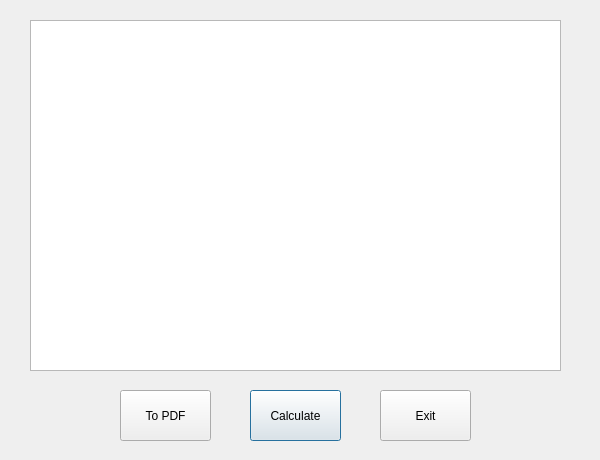
<?xml version="1.0" encoding="UTF-8"?>
<ui version="4.0">
 <class>Dialog</class>
 <widget class="QDialog" name="Dialog">
  <property name="geometry">
   <rect>
    <x>0</x>
    <y>0</y>
    <width>600</width>
    <height>460</height>
   </rect>
  </property>
  <property name="windowTitle">
   <string>Exam 5 by Gain</string>
  </property>
  <widget class="QPushButton" name="pushButtonCalc">
   <property name="geometry">
    <rect>
     <x>250</x>
     <y>390</y>
     <width>91</width>
     <height>51</height>
    </rect>
   </property>
   <property name="text">
    <string>Calculate</string>
   </property>
  </widget>
  <widget class="QPushButton" name="pushButtonExit">
   <property name="geometry">
    <rect>
     <x>380</x>
     <y>390</y>
     <width>91</width>
     <height>51</height>
    </rect>
   </property>
   <property name="text">
    <string>Exit</string>
   </property>
  </widget>
  <widget class="QListWidget" name="listWidgetOut">
   <property name="geometry">
    <rect>
     <x>30</x>
     <y>20</y>
     <width>531</width>
     <height>351</height>
    </rect>
   </property>
  </widget>
  <widget class="QPushButton" name="pushButtonPDF">
   <property name="geometry">
    <rect>
     <x>120</x>
     <y>390</y>
     <width>91</width>
     <height>51</height>
    </rect>
   </property>
   <property name="text">
    <string>To PDF</string>
   </property>
  </widget>
 </widget>
 <resources/>
 <connections/>
</ui>
